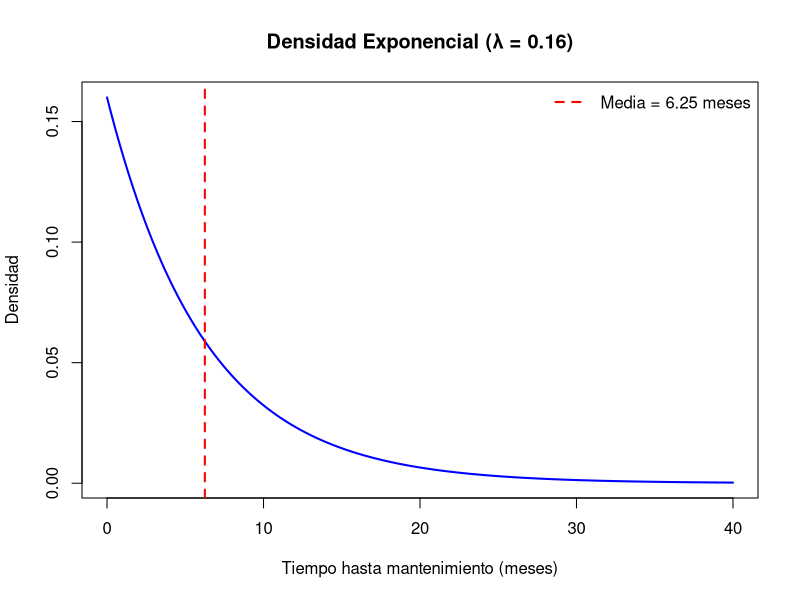

Write the R code that produced this figure.
## ---- chunk 1
library(tibble)
library(tidyverse)

lambda <- 0.16
mu <- 1/lambda
varX <- 1/(lambda^2)
tibble(media_poblacional = mu, var_poblacional = varX)
## ---- chunk 2

# Datos para graficar
x <- seq(0, 40, length.out=1000)
y <- dexp(x, rate=lambda)


# Gráfico de densidad
plot(x, y, type="l", 
     col="blue", lwd=2,
     main="Densidad Exponencial (λ = 0.16)",
     xlab="Tiempo hasta mantenimiento (meses)",
     ylab="Densidad")

# Línea vertical en la media
abline(v=mu, col="red", lty=2, lwd=2)

# Leyenda
legend("topright", 
       legend=c(paste("Media =", round(mu,2),"meses")),
       col="red", lty=2, lwd=2, bty="n")



